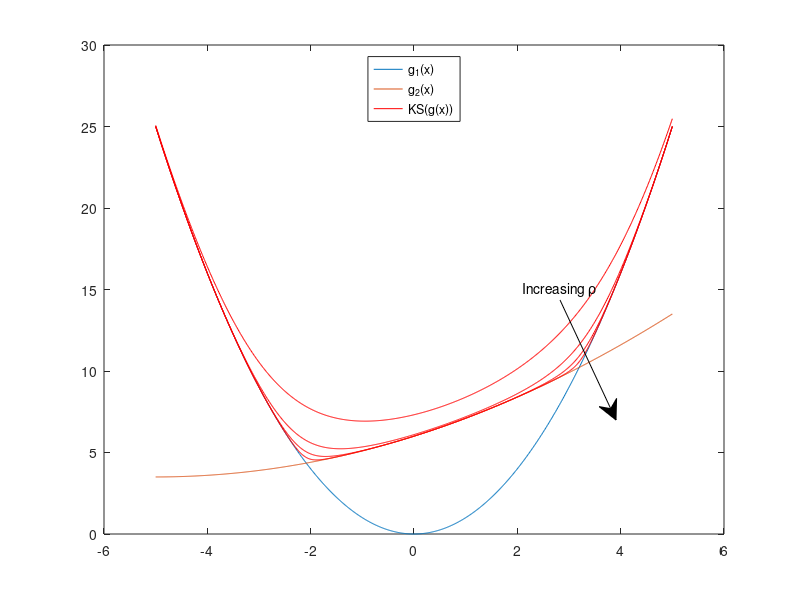
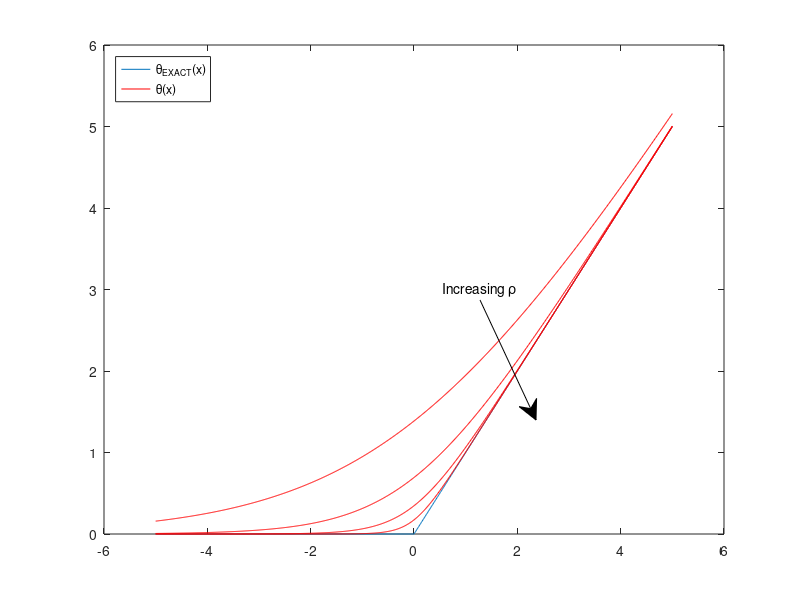
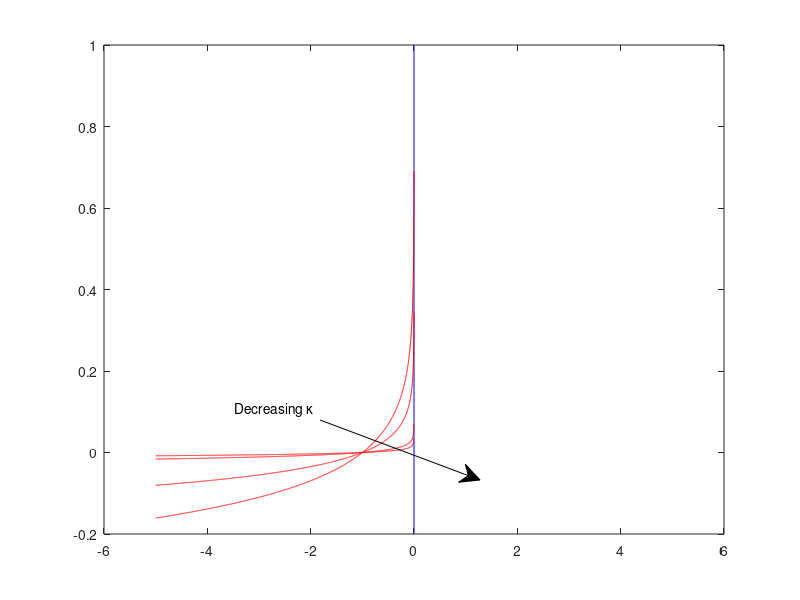

Here is the MATLAB script that generated these plots, in order:
% quick illustration

x = -5:0.01:5;

% two functions
f1 = x.*x;
f2 = 6 + x +0.1*f1;

% plot'em
figure
plot(x,f1,x,f2)
hold on

% K-S functions
for rho=[0.2 0.5 1 2]
    ks = (1/rho)*log(exp(rho*f1) + exp(rho*f2));
    plot(x,ks,'r')
end

legend('g_1(x)','g_2(x)','KS(g(x))','Location','North')

% add an arrow
annotation('textarrow',[0.7 0.77],[0.5 0.3],'String','Increasing \rho')

print -depsc ksgen.eps

% two functions
f3 = max(x,0);

% plot'em
figure
plot(x,f3)
hold on

% K-S functions
for rho=[0.5 1 2 4]
    ks = (1/rho)*log(1 + exp(rho*x));
    plot(x,ks,'r')
end

legend('\theta_{EXACT}(x)','\theta(x)','Location','NorthWest')

% add an arrow
annotation('textarrow',[0.6 0.67],[0.5 0.3],'String','Increasing \rho')

print -depsc kssoft.eps

% now do a log barrier
x2 = (-5:0.001:0);

figure
plot(x,inf*x,[0 0],[-.2 1],'b')
hold on

for kappa = [0.005 0.01 0.05 0.1]
    plot(x2,-kappa*log(-x2),'r')
end

annotation('textarrow',[0.4 0.6],[0.3 0.2],'String','Decreasing \kappa ')

print -depsc loghard.eps